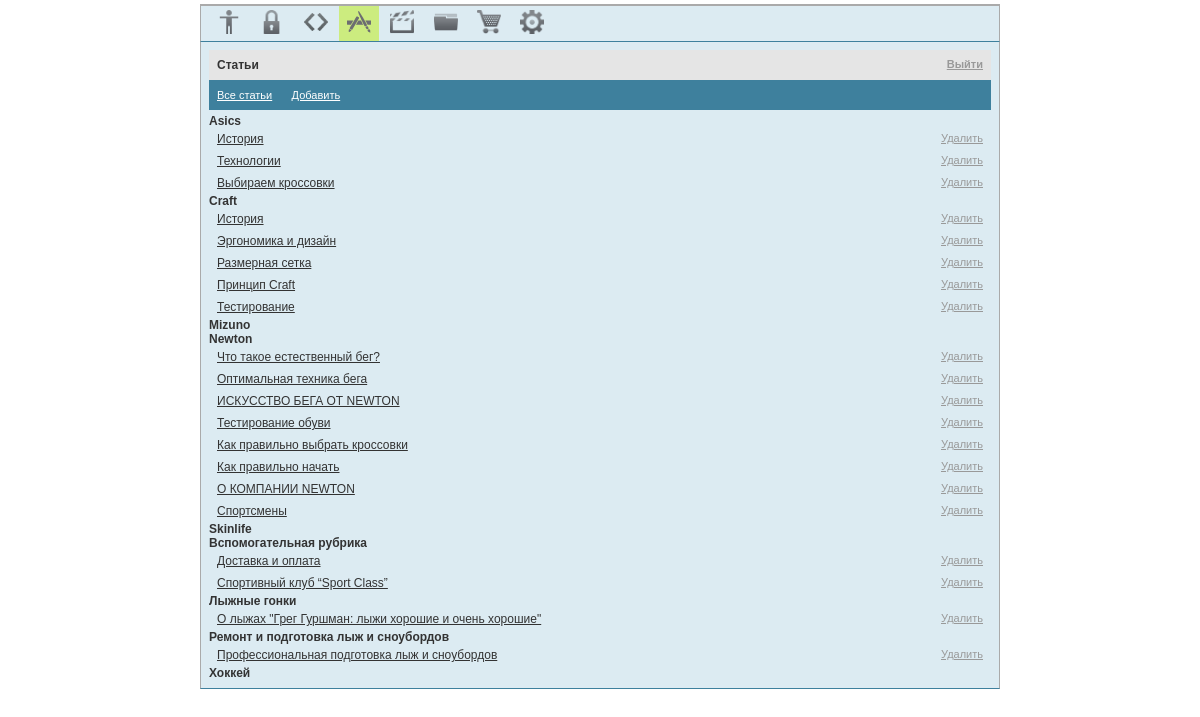
The page /admin/index.php?p=articles (signed in) on the database its author committed.
### tables this page shows
CREATE TABLE `heading` (
  `id_heading` int(11) NOT NULL AUTO_INCREMENT,
  `name` text NOT NULL,
  `onMain` tinyint(1) NOT NULL DEFAULT '0' COMMENT 'Показывать на главной странице',
  PRIMARY KEY (`id_heading`)
);

CREATE TABLE `article` (
  `id_article` int(11) NOT NULL AUTO_INCREMENT,
  `title` text NOT NULL,
  `body` longblob NOT NULL,
  `date` timestamp NOT NULL DEFAULT CURRENT_TIMESTAMP,
  `id_user` int(11) DEFAULT NULL,
  `id_heading` int(11) DEFAULT NULL,
  PRIMARY KEY (`id_article`)
);

### common/connect.php (called while the page is built, shortened)
<?php
$dbname = "sportclass";
?>

### common/CUser.php (called while the page is built, shortened)
<?php
include 'CRole.php';
class CUser {
    protected $first_name = false;
    protected $last_name = false;
    protected $roles = array();
    public function __construct($id_user) {
        $result = mysql_query("SELECT * FROM `user` WHERE `id_user`='$id_user'");
        $row = mysql_fetch_array($result);
        $this->id_user = $id_user;
        $this->first_name = $row['first_name'];
        $this->last_name = $row['last_name'];
        $result = mysql_query("SELECT * FROM `user_role` WHERE `id_user`='$this->id_user'") or die("!user");
        while ($row = mysql_fetch_array($result)) {
            array_push($this->roles, new CRole($row['id_role']));
        }
    }
    public function first_name() {
        return $this->first_name;
    }
    public function last_name() {
        return $this->last_name;
    }
    public function has_permission($permissions, $write_log = 1) {
        $read = 0;
        $write = 0;
        $key = 0;
        foreach ($permissions as $permission) {
            foreach ($permission as $id_permission => $perm) {
                foreach ($this->roles as $role) {
                    if ($role->has_permission_write($id_permission))
                        $write = 1;
                    if ($role->has_permission_read($id_permission))
                        $read = 1;
                    if ($perm['read']) {
                        if ($read || $write)
                            $key = 1;
                        else {
                            $key = 0;
                            continue;
                        }
                    }
                    $read = 0;
                    $write = 0;
                    if ($key)
                        break;
                }
            }
        }
        return true;
    }
}
?>

### common/CRole.php (called while the page is built, shortened)
<?php
include 'CPermission.php';
class CRole {
    private $id_role = false;
    private $permissions = array();
    public function __construct($id_role = 0) {
        $result = mysql_query("SELECT * FROM `role` WHERE `id_role`='$id_role'");
        $row = mysql_fetch_array($result);
        $this->id_role = $id_role;
        $result = mysql_query("SELECT * FROM `role_permission` WHERE `id_role`='$this->id_role'") or die(mysql_error());
        while ($row = mysql_fetch_array($result)) {
            array_push($this->permissions, new CPermission($row['id_permission']));
        }
    }
    public function has_permission_read($id_permission) {
        $result = mysql_query("SELECT * FROM `role_permission` WHERE `id_role`='$this->id_role' AND `id_permission`='$id_permission'") or die(mysql_error());
        $row = mysql_fetch_array($result);
        settype($row['read'], "bool");
        return $row['read'];
    }
    public function has_permission_write($id_permission) {
        $result = mysql_query("SELECT * FROM `role_permission` WHERE `id_role`='$this->id_role' AND `id_permission`='$id_permission'") or die(mysql_error());
        $row = mysql_fetch_array($result);
        settype($row['write'], "bool");
        return $row['write'];
    }
}
?>

### common/CPermission.php (called while the page is built, shortened)
<?php
class CPermission {
    public function __construct($id_permission = 0) {
        $result = mysql_query("SELECT * FROM `permission` WHERE `id_permission`='$id_permission'");
        $row = mysql_fetch_array($result);
    }
}
?>

### common/CPage.php (called while the page is built, shortened)
<?php
abstract class CPage {
    public function head() {
        ?>
        <?php
        $this->_head();
    }
    public function menu() {
        return $this->_menu();
    }
    public function description() {
        if (function_exists('p_description'))
            return p_description();
    }
    public function content() {
        if (function_exists('p_content'))
            return p_content();
    }
}
?>

### common/CArticle.php (called while the page is built, shortened)
<?php
abstract class CArticle {
    public function __construct($id_article) {
        $this->id_article = $id_article;
        $result = mysql_query("SELECT * FROM `article` WHERE `id_article`='$this->id_article'");
        $row = mysql_fetch_array($result);
        $this->title = htmlspecialchars_decode($row['title'],ENT_QUOTES);
    }
}
?>

### admin/CArticle_be.php (the view, shortened to what this page needs)
<?php
include_once '../common/CArticle.php';
class CArticle_be extends CArticle {
    public function __construct($id_article) {
        parent::__construct($id_article);
    }
    public function show() {
        ?>
        <div class="list_item">
            <a href='index.php?p=article_edit&id_article=<?php echo $this->id_article; ?>'> <?php echo $this->title; ?></a>
            <a class='small_grey right' href="article_delete.php?id_article=<?php echo $this->id_article; ?>" onclick="if(!confirm('Вы действительно хотите удалить статью ( <?php echo $this->title; ?> )?')) return false;">Удалить</a>
        </div>
        <?php
    }
}
?>

### admin/index.php (shortened to what this page needs)
<?php
include 'CPage_be.php';
$p = "my_profile";
if (isset($_GET['p']))
    $p = $_GET['p'];
$page = new CPage_be($p);
?>
<!DOCTYPE html>
<html>
    <head>
        <?php echo $page->head(); ?>
    </head>
    <body>
        <div id="wrapper" class="width">
            <div id="menu" class="block">
                <div class="content">
                    <?php echo $page->menu(); ?>
                </div>
            </div>
            <div id="content" class="block">
                <div class="content">
                    <div class='header'><?php echo $page->description(); ?><a style="float: right;" class='small_grey' href='out.php'>Выйти</a></div>
                    <div class='dark_block'><?php echo $page->dark_block(); ?></div>
                    <?php echo $page->content(); ?>
                </div>
            </div>
        </div>
    </body>
</html>

### admin/CPage_be.php (shortened to what this page needs)
<?php
include '../common/CPage.php';
class CPage_be extends CPage {
    public function __construct($p) {
        $this->check_permission();
    }
    protected function _load() {
        include '../common/connect.php';
        include '../common/CUser.php';
    }
    private function check_permission() {
        if (function_exists('p_permission')) {
            $permissions = p_permission();
            $user = new CUser($_SESSION['id_user']);
            if (!$user->has_permission($permissions)) {
                header("Location: index.php?p=permission_denied");
                return;
            }
        }
    }
    protected function _head() {
        ?>
        <link rel="stylesheet" type="text/css" href="css/general.css" />
        <link rel="stylesheet" type="text/css" href="css/income.css" />
        <link rel="stylesheet" type="text/css" href="css/CProduct.css" />
        <link rel="stylesheet" type="text/css" href="css/CTurnover.css" />
        <link rel="stylesheet" type="text/css" href="css/CVideo.css" />
        <link rel="stylesheet" type="text/css" href="css/CUser.css" />
        <link rel="stylesheet" type="text/css" href="css/log.css" />
        <link rel="stylesheet" type="text/css" href="shadowbox/shadowbox.css">
        <?php
    }
    protected function _menu() {
        $user = new CUser($_SESSION['id_user']);
        ?>
        <ul>
            <?php if ($user->has_permission(array(array("9" => array("write" => "0", "read" => "1"))), 0)) { ?>
                <li id="my_profile" title="<?php $this->user(); ?>" >
                    <a href="index.php?p=my_profile"><img height="24" src="img/man.png" /></a>
                </li>
            <?php } ?>
            <?php
            if ($user->has_permission(array(array("1" => array("write" => "0", "read" => "1"))), 0)) {
                ?>
                <li id="security" title="Безопасность">
                    <a href="index.php?p=security"><img height="24" src="img/padlock.png" /></a>
                </li>
            <?php } ?>
                 <?php
            if ($user->has_permission(array(array("14" => array("write" => "0", "read" => "1"))), 0)) {
                ?>
                <li id="heading" title="Рубрики"">
                    <a href="index.php?p=heading"><img height="24" src="img/heading.png" /></a>
                </li>
            <?php } ?>
            <?php
            if ($user->has_permission(array(array("13" => array("write" => "0", "read" => "1"))), 0)) {
                ?>
                <li id="articles" title="Статьи">
                    <a href="index.php?p=articles"><img height="24" src="img/article.png" /></a>
                </li>
            <?php } ?>
            <?php if ($user->has_permission(array(array("8" => array("write" => "0", "read" => "1"))), 0)) { ?>
                <li id="video"  title="Видео">
                    <a href="index.php?p=video"><img height="24" src="img/video.png"/></a>
                </li>
            <?php } ?>
            <?php if ($user->has_permission(array(array("2" => array("write" => "0", "read" => "1"))), 0)) { ?>
                <li id="catalog" title="Каталоги">
                    <a href="index.php?p=catalog"><img height="24" src="img/folder.png"/></a>
                </li>
            <?php } ?>
            <?php if ($user->has_permission(array(array("3" => array("write" => "0", "read" => "1"))), 0)) { ?>
                <li id="product" title="Товары">
                    <a href="index.php?p=product"><img height="24" src="img/shoppingcart.png"/></a>
                </li>
            <?php } ?>
            <?php if ($user->has_permission(array(array("7" => array("write" => "0", "read" => "1"))), 0)) { ?>
                <li id="settings" title="Настройки">
                    <a href="index.php?p=settings"><img height="24" src="img/settings.png" /></a>
                </li>
            <?php } ?>
        </ul>
            <?php
    }
    public function dark_block() {
        if (function_exists('p_dark_block'))
            return p_dark_block();
    }
    public function user() {
        $user = new CUser($_SESSION['id_user']);
        echo $user->first_name() . " " . $user->last_name();
    }
}
?>

### admin/_articles.php (shortened to what this page needs)
<?php
function p_permission() {
    return array(array("13" => array("write" => "0", "read" => "1")));
}
function p_description() {
    return "Статьи";
}
function p_dark_block() {
    ?>
    <a href='index.php?p=articles'>Все статьи</a>
    <a href='index.php?p=article_add'>Добавить</a>
    <?php
}
function p_content() {
    include 'CArticle_be.php';
    $resultHeading = mysql_query("SELECT * FROM `heading` ORDER BY `name` ASC");
    while ($rowHeading = mysql_fetch_array($resultHeading)) {
        echo "<div><b>".$rowHeading['name']."</b></div>";
        $result = mysql_query("SELECT `id_article` FROM `article` WHERE `id_heading`='".$rowHeading['id_heading']."' ORDER BY `date` ASC");
        while ($row = mysql_fetch_array($result)) {
            $article = new CArticle_be($row[0]);
            $article->show();
        }
    }
}
?>

### admin/css/general.css (style rules this page uses)
* { margin: 0; padding: 0; direction: ltr; font-family: tahoma, arial, verdana, sans-serif, Lucida Sans; font-size: 12px; color: #333333; }
html,body { background-color: white; }
#wrapper { margin-top: 4px; border-top: 2px solid #aaaaaa; }
.width { margin: 0 auto; width: 800px; }
.block { background-color: #dcebf2; border-bottom: 1px solid #3e809d ; border-left: 1px solid #aaaaaa ; border-right: 1px solid #aaaaaa ; }
.block:last-of-type { margin-bottom: 8px; }
.content { padding: 8px; }
#content .content { min-height: 400px; }
#menu .content { padding: 0; }
#menu ul li:first-of-type { margin-left: 8px; }
#menu ul li { display: inline-block; padding: 4px 8px; }
#menu ul li:hover,#menu ul li.active { background-color:#ccec7f ; cursor: pointer; }
#menu ul li:hover a,#menu ul li.active a { text-decoration: underline; color: #ff3333; }
a { cursor: pointer; }
img, iframe { border: none; }
.small_grey { font-size: 11px; color: #999999; margin-left: 8px; }
.right { float: right; }
.dark_block { background-color: #3e809d; padding: 8px; }
.dark_block a { color: white; margin-right: 16px; font-size: 11px; }
.header { background-color: #e5e5e5; font-weight: bold; padding: 8px; }
.list_item { padding: 4px 8px; }

### rows shown on the page
heading: name "Asics"
article: title "История"
article: title "Технологии"
article: title "Выбираем кроссовки"
heading: name "Craft"
article: title "История"
article: title "Эргономика и дизайн"
article: title "Размерная сетка"
article: title "Принцип Craft"
article: title "Тестирование"
heading: name "Mizuno"
heading: name "Newton"
article: title "Что такое естественный бег?"
article: title "Оптимальная техника бега"
article: title "ИСКУССТВО БЕГА ОТ NEWTON"
article: title "Тестирование обуви"
article: title "Как правильно выбрать кроссовки"
article: title "Как правильно начать"
article: title "О КОМПАНИИ NEWTON"
article: title "Спортсмены"
heading: name "Skinlife"
heading: name "Вспомогательная рубрика"
article: title "Доставка и оплата"
article: title "Спортивный клуб “Sport Class”"
heading: name "Лыжные гонки"
article: title "О лыжах \"Грег Гуршман: лыжи хорошие и очень хорошие\""
heading: name "Ремонт и подготовка лыж и сноубордов"
article: title "Профессиональная подготовка лыж и сноубордов"
heading: name "Хоккей"

### other values the page prints
$page->description() "Статьи"
